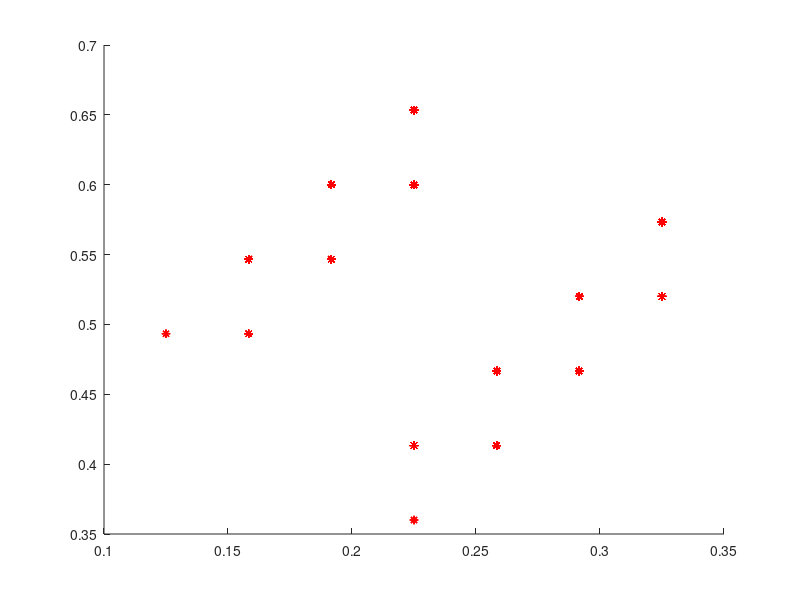

The MATLAB source for this figure: (Note: this script raises an error after producing the figure.)
a=1
_vRefuerzos=[1 5 0 0];
_vDelay4eat=[5 5 13 9];%[cc dc cd dd] [R T S P]
%_timeoutLimit=10*0+10*8+10*4;%10*5+10*13+10*9;% 270s en 30trials  %195; %13*15 or T+29*P=
_timeoutITI=30*5;
_foodLimit=_vRefuerzos(2)*15+0*15;% food por T y por S, alterna
%N=30;
%% alimento de sujetos ideales   markov       prob estaren C o D
%probC2=zeros(1,7); % [alternador; cooperador; CyD de a pares; la mitad coop] 
%probC2=[.5;1;0.5;.5;.5;2/3;3/4];
%probD2=zeros(1,7);
%probD2=1-probC2;
%%         {"switch CD"; "all C";      "switch CCDD";  "half C";            "switch 3Cx3D";   "switch CCD";  "switch CCCD"}          R     S     T  P
%QQideales=[[0; 1 ;1; 0],[1; 0; 0; 0],[.5; .5; .5; .5],[14/15; 0; 1/15; 1],[2/3;1/3;1/3;2/3],[.5; 1; .5; 0],[2/3; 1; 1/3; 0]];
%_idealSujeto=zeros(2,length(probC2));% row 1 alimetno - row 2 delay to eat
%for i=1:length(probC2)
%%  _idealSujeto(1,i)= N *_vRefuerzos([1 4 2 3])*(vec((reshape(QQideales(:,i),2,2))^100).*[probC2(i);probD2(i);probC2(i);probD2(i)]);
%%  _idealSujeto(2,i)= 30*_vDelay4eat([1 4 2 3])*(vec((reshape(QQideales(:,i),2,2))^100).*[probC2(i);probD2(i);probC2(i);probD2(i)]);
%  %                                 % R  S .T P      % [R S T P]
%  _idealSujeto(1,i)=1*_vRefuerzos([1 4 2 3])*(QQideales(:,i).*[probC2(i);probD2(i);probC2(i);probD2(i)]);
%endfor
%for i=1:length(probC2)
%  _idealSujeto(2,i)=1*_vDelay4eat([1 4 2 3])*(QQideales(:,i).*[probC2(i);probD2(i);probC2(i);probD2(i)]);
%endfor


%probC2([1 2 4 6 7])'
%_idealSujeto(:,[1 2 4 6 7])

%i=1
%_vRefuerzos([1 4 2 3])*(vec((reshape(QQideales(:,i),2,2))^100).*[probC2(i);probD2(i);probC2(i);probD2(i)])
%(reshape(QQideales(:,i),2,2))^100
%vec(ans)
%ans.*[probC2(i);probD2(i);probC2(i);probD2(i)]
%_vRefuerzos([1 4 2 3])*ans
%for ag=[1 6]
%  n=1000;
%  agente1=zeros(1,n);
%  agente1_reward=zeros(1,n);
%  agente1(find(rand(1,n)<=probC2(ag)))=1;
% %length(find(agente1==1))
%  if agente1(1)==1
%    agente1_reward(1)=_vRefuerzos(1);
%  else
%    agente1_reward(1)=_vRefuerzos(2);
%  endif
%  for k=2:n
%    if agente1(k)==1 && agente1(k-1)==1
%      agente1_reward(k)=_vRefuerzos(1);
%    elseif agente1(k)==0 && agente1(k-1)==1
%      agente1_reward(k)=_vRefuerzos(2);
%    elseif agente1(k)==1 && agente1(k-1)==0
%      agente1_reward(k)=_vRefuerzos(3);
%    elseif agente1(k)==0 && agente1(k-1)==0
%      agente1_reward(k)=_vRefuerzos(4);
%    endif
%  endfor
%    sum(agente1_reward)/n/_vRefuerzos(1)
%endfor
%%%%%%%%%%%%%%%%%%%%%%%%%%%%%%%%%%%%%%%%%%%%%%%%%%%%%%%%%%%%%%%%%%%%%%%%%%%%
%_timeoutLimit=15*5+15*13;
%_timeoutITI=30*5;
%_foodLimit=2*15+0*15;% 
%_delay2eat=(_timeOutMedia-_timeoutITI)./(_timeoutLimit-_timeoutITI);
%[Ss I]=sort(foodMedia);
%hhh=figure;
%aux=I(find(sort(foodMedia)));
%h=scatter(_delay2eat(aux),foodMedia(aux),200, _mediaXsujeto(aux),"filled");
%%ch=colormap(gray);
%h=colormap(jet);
%h=colorbar('eastoutside');
%aux=I(find(sort(foodMedia)));
%%t=text(-0.01*[1 1 1 1 1 1 1 -1 1 1 1 1]+_delay2eat(aux),.01*[ -1 -1 -1 -1 -1 -1 -1 -1 -1 -1 -1 1]+foodMedia(aux),_txtSujetos(aux,:));
%set(t, "fontsize", 16);
%hold on;
%%h=errorbar(_delay2eat(I(find(sort(foodMedia)>0.8)))./_timeOutMedia,foodMedia(I(find(sort(foodMedia)>0.8))),,'*k');
%%set(hhh, "linewidth", 2);
%hh=ylabel("% of total Reward");
%set(hh, "fontsize", 16);
%hh=xlabel("% total acumulated Timeout per sessions");
%set(hh, "fontsize", 16);
%%hh=title("Reward versus Timeout to eat (colorbar=cooperation)"); 
%set(hh, "fontsize", 16);
%
%%t=text(0.02*[-1 -1 0 -1 -1 0 -1 -1]+_delay2eat(aux),-0.04*[1 1 1 1 1.2 -.8 1 -1]+foodMedia(aux),_txtSujetos(aux,:));
%%axis('auto');
%axis([0, 1, .55, 1]);
%hold on;
%h=scatter((_idealSujeto(2,[1 3 4 5 6 7])-_timeoutITI)./(_timeoutLimit-_timeoutITI),_idealSujeto(1,[1 3 4 5 6 7]),35,probC([1 3 4 5 6 7])','square',"filled");
%h=scatter((_idealSujeto(2,[1 3 4 5 6 7])-_timeoutITI)./(_timeoutLimit-_timeoutITI),_idealSujeto(1,[1 3 4 5 6 7]),35,'k','s',"linewidth",2);
%t=text(-0.10*[1 1 1 1 0.2 1.5]+(_idealSujeto(2,[1 3 4 5 6 7])-_timeoutITI)./(_timeoutLimit-_timeoutITI),
%       0.05*ones(1,length(probC([1 3 4 5 6 7])))+ _idealSujeto(1,[1 3 4 5 6 7]), 
%       {"switch CD";"switch CCDD";"half C";"switch 3Cx3D";"switch CCD";"switch CCCD"});
%
%t=text(-0.10*[1 1 1 1 0.2 1.5]+ (_idealSujeto(2,[1 3 4 5 6 7])-_timeoutITI)./(_timeoutLimit-_timeoutITI),
%       0.03*[1 1 1 1 1 1]+ _idealSujeto(1,[1 3 4 5 6 7]),
%       {"coop 0.5";"coop 0.5";"coop 0.5";"coop 0.5";"coop 0.66%";"coop 0.75%"}); 
%t=text(0.1,0.3,{"Normalized amoung of C choice"},"fontsize",16);       
%hold off;
%%%%%%%%%%%%%%%%%%%%%%%%%%%%%%%%%%%%%%%%%%%%%%%%%%%%%%%%%%%%%%%%%%%%%%%%%%%
n=10000;
trials=30;
agente1=zeros(n,trials);
coop=[0.8];
color=['r';'b';'r';'b';'r';'b';'r';'b'];
_vAgente1_reward=[];
_vAgente1_timeout=[];
for trials=[30]
  _timeoutLimit=trials/2*_vDelay4eat(2)+trials/2*_vDelay4eat(3);
  _timeoutITI=trials*5;
  _foodLimit=_vRefuerzos(2)/(trials/2);% 
  iter=1;
  %coop(iter)
  Sss=[ones(ceil(trials*coop),1);zeros(floor(trials*(1-coop)),1)]+1;
  for i=1:n
    %[q w]=find((randperm(trials)/trials)<=coop(iter));
    agente1(i,randperm(length(Sss)))=Sss;
    %agente1(i,w)=2;
  endfor
  %agente1=unique(agente1,'rows');
  [r c]=size(agente1);
  _outcomes_T5=zeros(4,r);
  agente1_reward=zeros(1,r);
  agente1_timeout=zeros(1,r);
  agente1_timeout_n=zeros(1,r);
  for i=1:r
    _outcomes_T5(1,i)=length(find(diff(agente1(i,(1:30)))==-1));% CD=T
    _outcomes_T5(2,i)=length(find(diff(agente1(i,(1:30)))==1)); % DC=S 
    _outcomes_T5(3,i)=length(find(agente1(i,(1:29))+agente1(i,(2:30))==4));%CC=R
    _outcomes_T5(4,i)=length(find(agente1(i,(1:29))+agente1(i,(2:30))==2));%DD=P
    agente1_reward(1,i)=_vRefuerzos(1)*_outcomes_T5(3,i)+_vRefuerzos(2)*_outcomes_T5(1,i);
%    agente1_timeout(i)=_vDelay4eat(3)*_outcomes_T5(2,i)+_vDelay4eat(4)*_outcomes_T5(4,i);
    agente1_timeout(1,i)=_vDelay4eat(3)*_outcomes_T5(2,i)+...
                       _vDelay4eat(4)*_outcomes_T5(4,i)+...
                       _vDelay4eat(2)*_outcomes_T5(1,i)+...
                       _vDelay4eat(1)*_outcomes_T5(3,i);
%    if agente1(i,1)==2
%      agente1_reward(1)=_vRefuerzos(1);
%    else
%      agente1_reward(1)=_vRefuerzos(2);
%    endif
%    for k=2:trials
%      if agente1(i,k)==2 && agente1(i,k-1)==2
%        agente1_reward(i)+=_vRefuerzos(1);% R
%        agente1_timeout(i)+=_vDelay4eat(1);%R
%      elseif agente1(i,k)==1 && agente1(i,k-1)==2
%        agente1_reward(i)+=_vRefuerzos(2); %T
%        agente1_timeout(i)+=_vDelay4eat(2);%T
%      elseif agente1(i,k)==2 && agente1(i,k-1)==1
%        agente1_reward(i)+=_vRefuerzos(3); %S
%        agente1_timeout(i)+=_vDelay4eat(3);%S
%      elseif agente1(i,k)==1 && agente1(i,k-1)==1
%        agente1_reward(i)+=_vRefuerzos(4); %P
%        agente1_timeout(i)+=_vDelay4eat(4);%P
%      endif
%    endfor
  endfor
  %sum(agente1_reward)/n/_vRefuerzos(1)
  _timeoutLimit=(trials/2)*0+(trials/2)*8;%10*5+10*13+10*9;% 270s en 30trials  %195; %13*15 or T+29*P=
               %10*P  o 9*P+1*8
  _timeoutITI=trials*5;
  _foodLimit=_vRefuerzos(2)*(trials/2)+_vRefuerzos(3)*(trials/2);% food por T y por S, alterna
  %_foodLimit=_vRefuerzos(1)*(trials-1)+_vRefuerzos(2)*1;

  _vAgente1_reward=[ _vAgente1_reward; agente1_reward/_foodLimit];
  _vAgente1_timeout=[ _vAgente1_timeout; (agente1_timeout-_timeoutITI)/_timeoutLimit];
%  agente2_reward=uniagente1_reward/_foodLimit
  %figure();
%  hold on;
%  scatter(unique([]),(12-iter)*15,color(iter,:))
%  hold off;
  %print(hhh, "figura_iPD_1_2_9s_13s/reward_timeout_todos_simulados.png");
endfor

figure();
hold on;
%  vec=unique([_vAgente1_timeout(1,:)' _vAgente1_reward(1,:)'],'rows');
%  vec=unique([_vAgente1_timeout(1,:)' _vAgente1_reward(1,:)'],'rows');
%vec=unique(_vAgente1_reward(1,:)','rows');
%scatter(_vAgente1_timeout(1,:),_vAgente1_reward(1,:),(12-iter)*15,color(iter,:))
%scatter(rw_T5(fin_T5-4:fin_T5,[1 3 4]),to_T5(fin_T5-4:fin_T5,[1 3 4]),150,'b');
%scatter(mean(rw_T5(fin_T5-4:fin_T5,[1 3 4]),1),mean(to_T5(fin_T5-4:fin_T5,[1 3 4]),1),150,'k','filled');
%scatter(mean(mean(rw_T5(fin_T5-4:fin_T5,[1 3 4]),1)),mean(mean(to_T5(fin_T5-4:fin_T5,[1 3 4]),1)),200,'c','filled');
%scatter(mean(mean(rw_T5(fin_T5-4:fin_T5,[1 3 4]),1)),mean(mean(to_T5(fin_T5-4:fin_T5,[1 3 4]),1)),220,'k');

plot(_vAgente1_timeout(1,:),_vAgente1_reward(1,:),'*r')
plot(rw_T5(fin_T5-4:fin_T5,[1 3 4]),to_T5(fin_T5-4:fin_T5,[1 3 4]),'*b');
plot(mean(rw_T5(fin_T5-4:fin_T5,[1 3 4]),1),mean(to_T5(fin_T5-4:fin_T5,[1 3 4]),1),'ok');
plot(mean(mean(rw_T5(fin_T5-4:fin_T5,[1 3 4]),1)),mean(mean(to_T5(fin_T5-4:fin_T5,[1 3 4]),1)),'+k','MarkerSize',20,'linewidth',3);
plot(mean(mean(rw_T5(fin_T5-4:fin_T5,[1 3 4]),1)),mean(mean(to_T5(fin_T5-4:fin_T5,[1 3 4]),1)),'ok');
%vec=unique([_vAgente1_timeout(2,:)' _vAgente1_reward(2,:)'],'rows');
%scatter(vec(:,1),(12-iter)*15,color(iter,:))
hold off;axis([0, 1, .55, 1]);

figure;
hold on;  
figure;hist(_outcomes_T5(1,:)/29);legend("CD=T");
hold on;nn=sum(exp_T3,1); 
scatter((mean(exp_T5./nn,2))(1),0,150,'r','linewidth',3);
scatter((exp_T5./nn)(1,:),[0 0 0],150,'g','linewidth',3);
figure;hist(_outcomes_T5(2,:)/29);legend("DC=S");
hold on;nn=sum(exp_T3,1); 
scatter((mean(exp_T5./nn,2))(2),0,150,'r','linewidth',3);
scatter((exp_T5./nn)(2,:),[0 0 0],150,'g','linewidth',3);
figure;hist(_outcomes_T5(3,:)/29);legend("CC=R");
hold on;nn=sum(exp_T3,1); 
scatter((mean(exp_T5./nn,2))(3),0,150,'r','linewidth',3)
scatter((exp_T5./nn)(3,:),[0 0 0],150,'g','linewidth',3)
figure;hist(_outcomes_T5(4,:)/29);legend("DD=P");
hold on;nn=sum(exp_T3,1); 
scatter((mean(exp_T5./nn,2))(4),[0 0 0],150,'r','linewidth',3);
scatter((exp_T5./nn)(4,:),[0 0 0],150,'g','linewidth',3);
%hist(_vAgente1_reward)

% Indice R-T / R+T
figure;I_T5_simu=(_vAgente1_reward-_vAgente1_timeout)./(_vAgente1_reward+_vAgente1_timeout);
hist(I_T5_simu);
load('datos_indice_T5');
rw_T5=food; 
to_T5=_timeOut;
fin_T5=[17 27 17 17 27 27];foodMax_T5=60;
I_T5= (mean(rw_T5(fin_T5-4:fin_T5,[1 3 4]))-mean(to_T5(fin_T5-4:fin_T5,[1 3 4])))./(mean(rw_T5(fin_T5-4:fin_T5,[1 3 4]))+mean(to_T5(fin_T5-4:fin_T5,[1 3 4])));
hold on;
scatter(mean(I_T5),0,150,'r','linewidth',3)
scatter(I_T5,[0 0 0],150,'g','linewidth',3)
errorbar(mean(I_T5),0,sem(I_T5),'oy');
